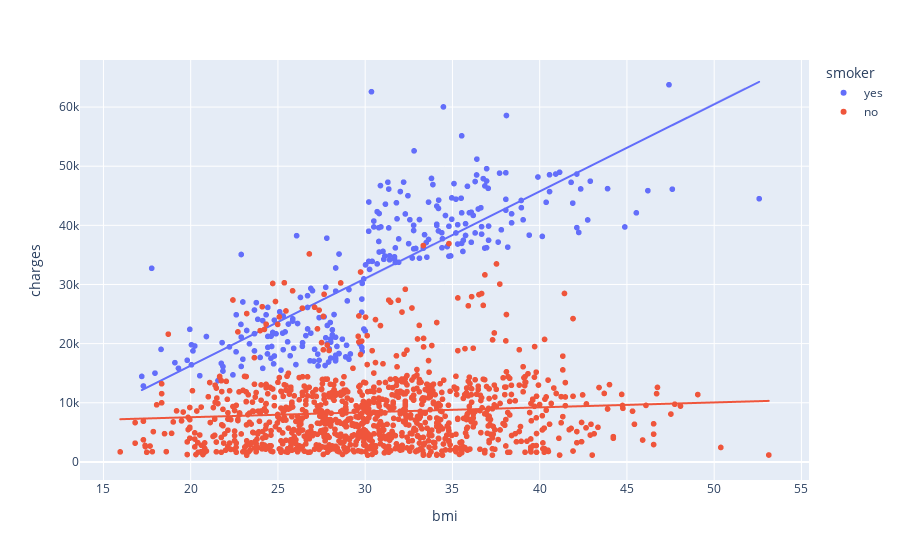

Notebook cell for this chart:
### Markdown cell above
How about BMI (Body Mass Index)?

### Code cell
fig = px.scatter(df, x='bmi', y='charges', color='smoker', trendline='ols')
fig.show()

### Figure 1 — Plotly figure (JSON) as saved in the notebook; plotly's stock layout.template omitted (floating-point values rounded to 4 significant figures; data arrays with more than 128 entries replaced by an {"elided": "..."} marker saying what was removed)
{"data": [{"hovertemplate": "smoker=yes<br>bmi=%{x}<br>charges=%{y}<extra></extra>", "legendgroup": "yes", "marker": {"color": "#636efa", "symbol": "circle"}, "mode": "markers", "name": "yes", "showlegend": true, "type": "scattergl", "x": {"elided": "274 float values"}, "xaxis": "x", "y": {"elided": "274 float values"}, "yaxis": "y"}, {"hovertemplate": "<b>OLS trendline</b><br>charges = 1473.11 * bmi + -13186.6<br>R<sup>2</sup>=0.650411<br><br>smoker=yes<br>bmi=%{x}<br>charges=%{y} <b>(trend)</b><extra></extra>", "legendgroup": "yes", "marker": {"color": "#636efa", "symbol": "circle"}, "mode": "lines", "name": "yes", "showlegend": false, "type": "scattergl", "x": {"elided": "274 float values"}, "xaxis": "x", "y": {"elided": "274 float values"}, "yaxis": "y"}, {"hovertemplate": "smoker=no<br>bmi=%{x}<br>charges=%{y}<extra></extra>", "legendgroup": "no", "marker": {"color": "#EF553B", "symbol": "circle"}, "mode": "markers", "name": "no", "showlegend": true, "type": "scattergl", "x": {"elided": "1063 float values"}, "xaxis": "x", "y": {"elided": "1063 float values"}, "yaxis": "y"}, {"hovertemplate": "<b>OLS trendline</b><br>charges = 83.3397 * bmi + 5886.14<br>R<sup>2</sup>=0.007069<br><br>smoker=no<br>bmi=%{x}<br>charges=%{y} <b>(trend)</b><extra></extra>", "legendgroup": "no", "marker": {"color": "#EF553B", "symbol": "circle"}, "mode": "lines", "name": "no", "showlegend": false, "type": "scattergl", "x": {"elided": "1063 float values"}, "xaxis": "x", "y": {"elided": "1063 float values"}, "yaxis": "y"}], "layout": {"legend": {"title": {"text": "smoker"}, "tracegroupgap": 0}, "margin": {"t": 60}, "xaxis": {"anchor": "y", "domain": [0, 1], "title": {"text": "bmi"}}, "yaxis": {"anchor": "x", "domain": [0, 1], "title": {"text": "charges"}}}}
